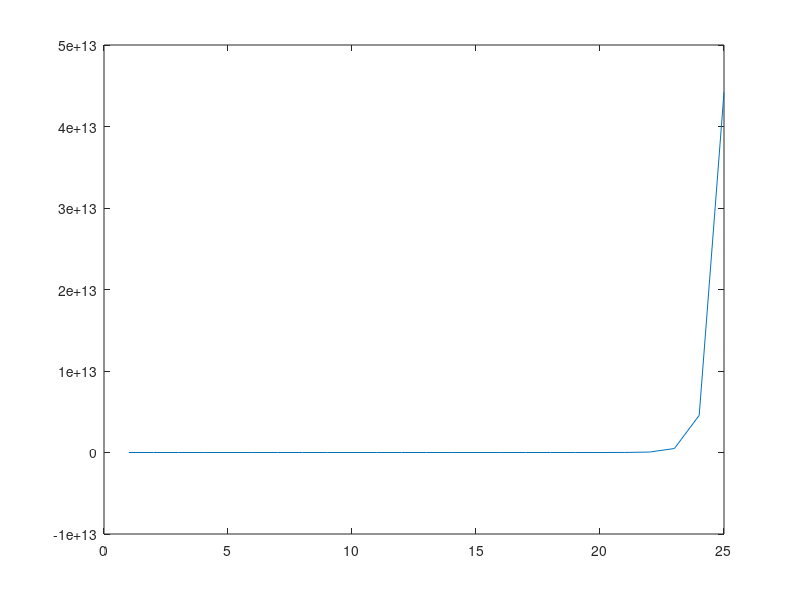
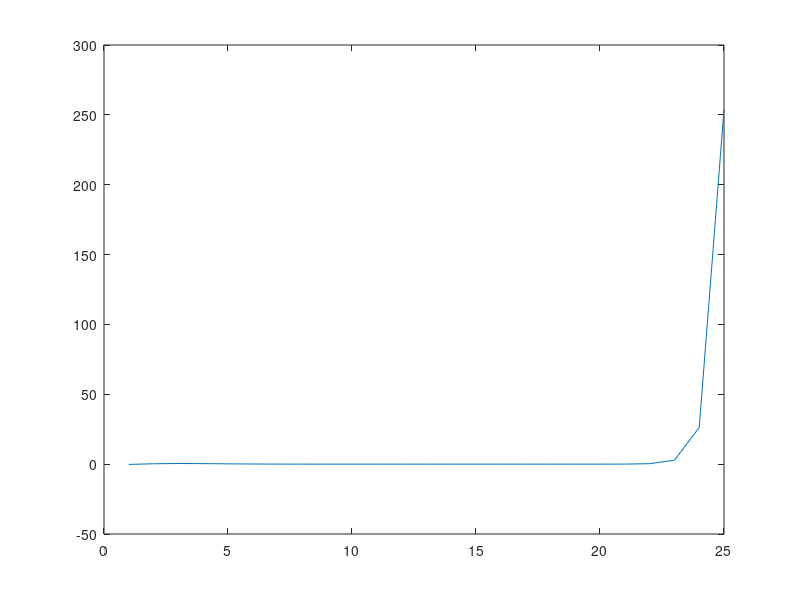
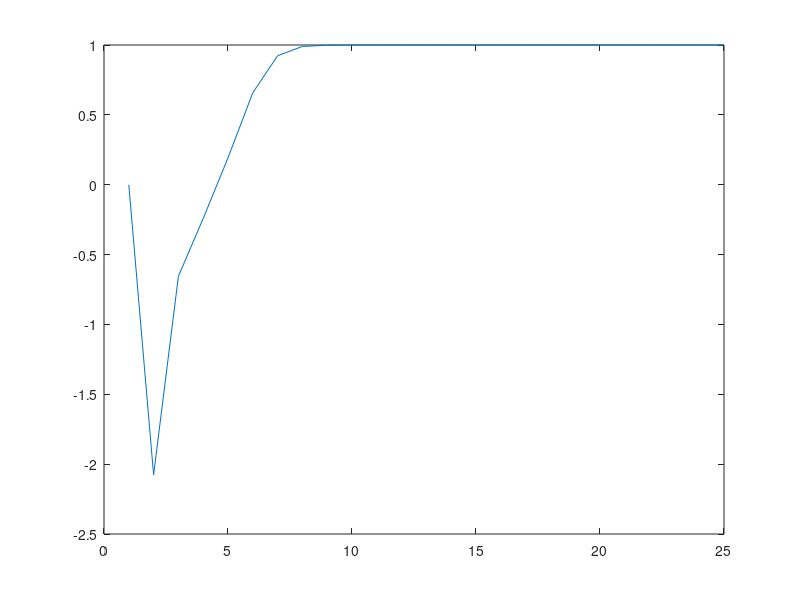

Write the MATLAB code that produced these figures, in order.
%Created on Mar,6
%This program is to calculate the value of the Bessel function
%===============================================================================================================%
clear all;  close all; clc;
x = input('Please the value of the inpendent variable "x":');
j = zeros(1,25);
j(1:2) = [sin(x)/x , sin(x)/(x*x)-cos(x)/x];

%Exact value
exact = zeros(1,25);
for jj = 1:25
    exact(jj) = sqrt(pi/2/x)*besselj(jj-0.5,x);
end

%upward algorithm
for i = 2:24
    j(i+1)= (2*i+1)*j(i)/x - j(i-1);
end
plot(j);
saveas(gcf,['./','upward','.jpg']);

%downward algorithm
j1 = [zeros(1,23),j(24:25)]; %Set the initial term to the value calaulated with upward algorithm
for ii = 1:23
    j1(24-ii) = (2*(24-ii+1)+1)*j1(24-ii+1)/x - j1(24-ii+2);
end
j1 = j1.*(j(1)/j1(1));
plot(j1);
saveas(gcf,['./','downward','.jpg']);

rdiff = (j-j1)./(j+j1);
plot(rdiff);
saveas(gcf,['./','relativeDiff','.jpg']);
    
    